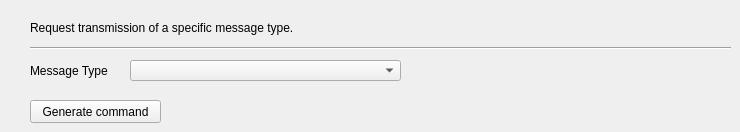
     <widget class="QWidget" name="page_13001">
      <widget class="QComboBox" name="comboBox_msgType">
       <property name="geometry">
        <rect>
         <x>130</x>
         <y>60</y>
         <width>271</width>
         <height>21</height>
        </rect>
       </property>
      </widget>
      <widget class="QPushButton" name="GC_13001">
       <property name="geometry">
        <rect>
         <x>30</x>
         <y>100</y>
         <width>131</width>
         <height>23</height>
        </rect>
       </property>
       <property name="minimumSize">
        <size>
         <width>131</width>
         <height>23</height>
        </size>
       </property>
       <property name="maximumSize">
        <size>
         <width>132</width>
         <height>16777215</height>
        </size>
       </property>
       <property name="text">
        <string>Generate command</string>
       </property>
      </widget>
      <widget class="QLabel" name="label_35">
       <property name="geometry">
        <rect>
         <x>30</x>
         <y>60</y>
         <width>81</width>
         <height>21</height>
        </rect>
       </property>
       <property name="text">
        <string>Message Type</string>
       </property>
      </widget>
      <widget class="Line" name="line_13">
       <property name="geometry">
        <rect>
         <x>30</x>
         <y>40</y>
         <width>701</width>
         <height>16</height>
        </rect>
       </property>
       <property name="orientation">
        <enum>Qt::Horizontal</enum>
       </property>
      </widget>
      <widget class="QLabel" name="label_39">
       <property name="geometry">
        <rect>
         <x>30</x>
         <y>20</y>
         <width>561</width>
         <height>16</height>
        </rect>
       </property>
       <property name="text">
        <string>Request transmission of a specific message type.</string>
       </property>
      </widget>
     </widget>
